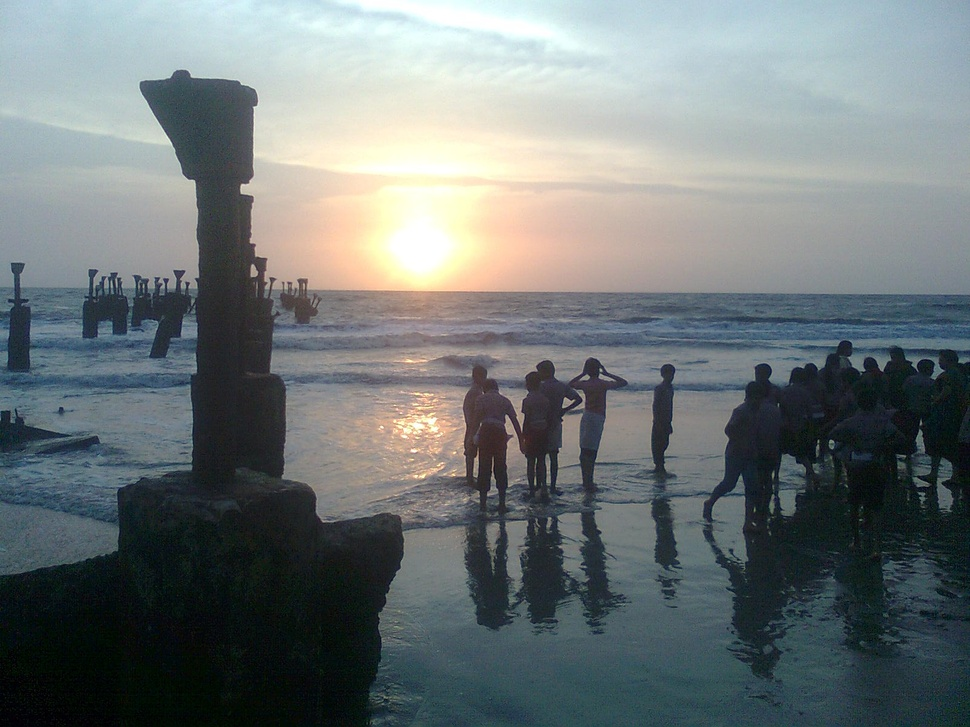
#> input picture DIP Assignment 1/1.jpg, 970 x 727 px, shrunk from 1600 x 1200 before the run
$ python q2.py
#> lines starting #> are read from the running program, lines starting #| are printed output that depends on the picture
import numpy as np
import cv2

def gamma_transform(img,gamma):

	N,M=img.shape

	for row in range(N):
		for col in range(M):
			img[row][col]=255.0*(img[row][col]/255.0)**gamma


if __name__=='__main__':

	img=cv2.imread('1.jpg')
#> img is the input picture: shape (727, 970, 3); mean B, G, R 120.3, 119.4, 111.8
	img_blue,img_green,img_red=cv2.split(img)
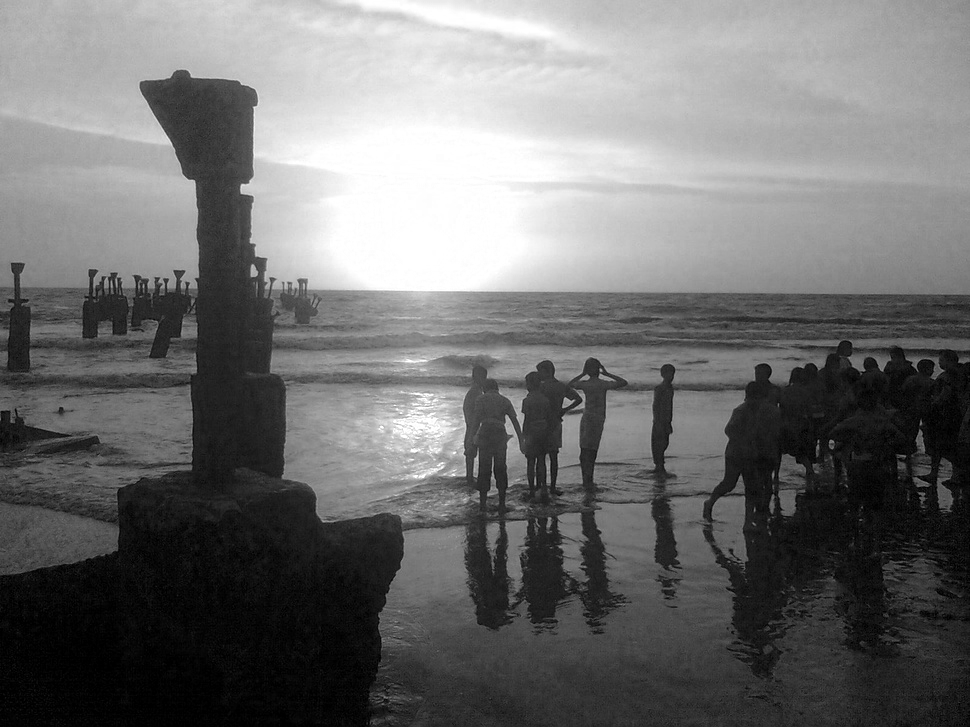
#> img_red: shape (727, 970); min 0, max 255, mean 111.8

	gamma_transform(img_blue,5)
	gamma_transform(img_green,5)
	gamma_transform(img_red,5)
#> call 3 of gamma_transform, with gamma = 5
#> after the loop in gamma_transform (call 3), `for row in range(N):`:
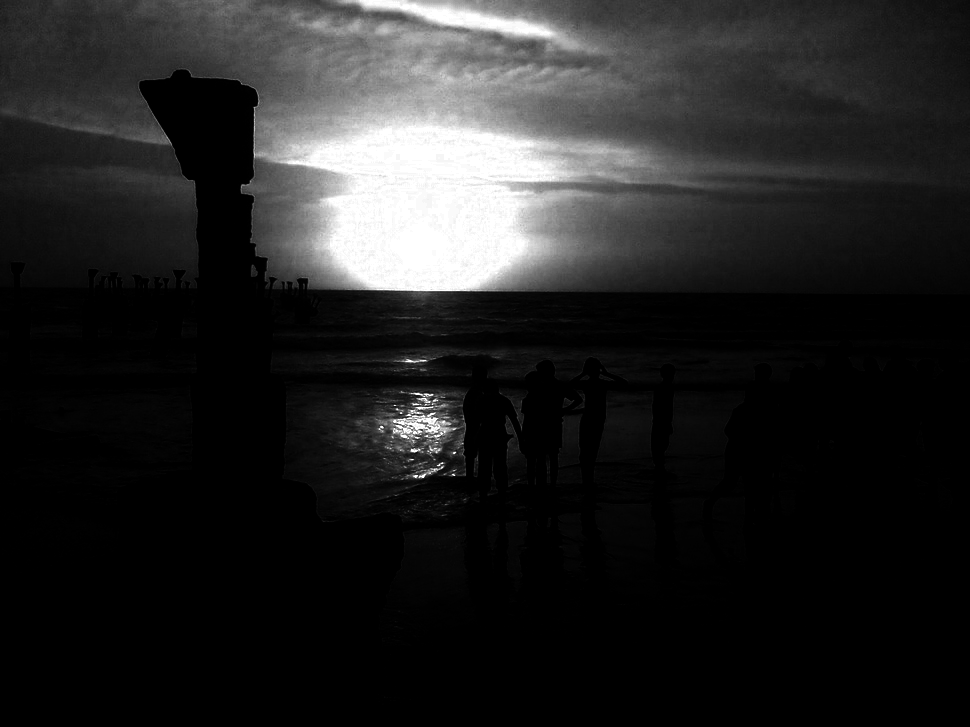
#> img: shape (727, 970); min 0, max 255, mean 35.9

	final1=cv2.merge((img_blue,img_green,img_red))
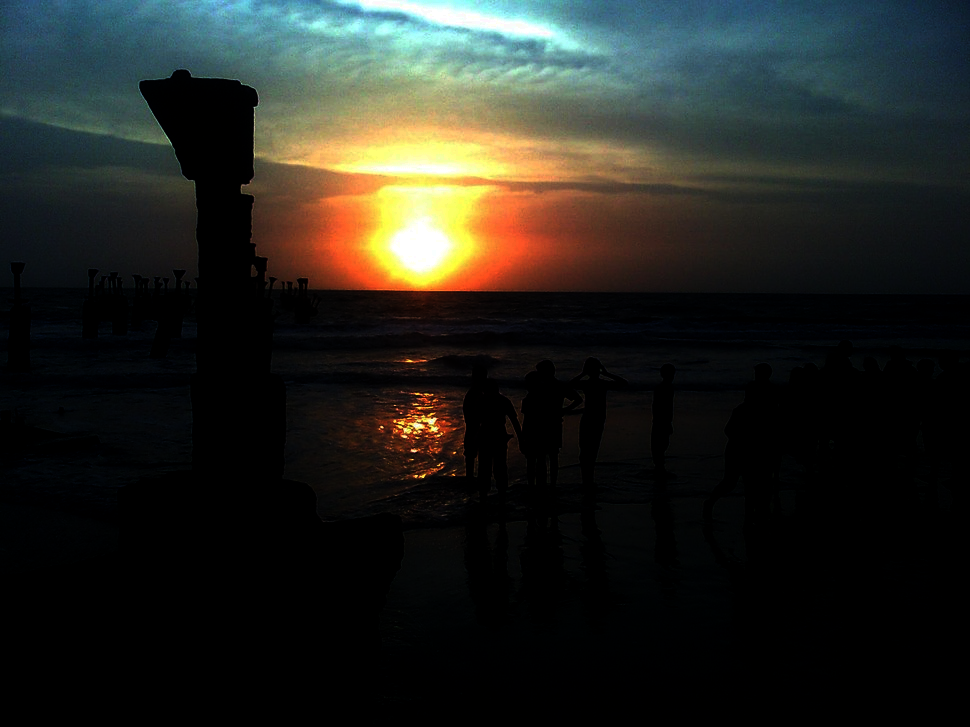
#> final1: shape (727, 970, 3); mean B, G, R 32.2, 37.2, 35.9
	cv2.imwrite('q2_output_1.jpg',final1)
	#cv2.imshow('image',final1)
	#cv2.waitKey(0)

	img_blue,img_green,img_red=cv2.split(img)
	gamma_transform(img_blue,0.2)
#> call 4 of gamma_transform, with gamma = 0.2
#> after the loop in gamma_transform (call 4), `for row in range(N):`:
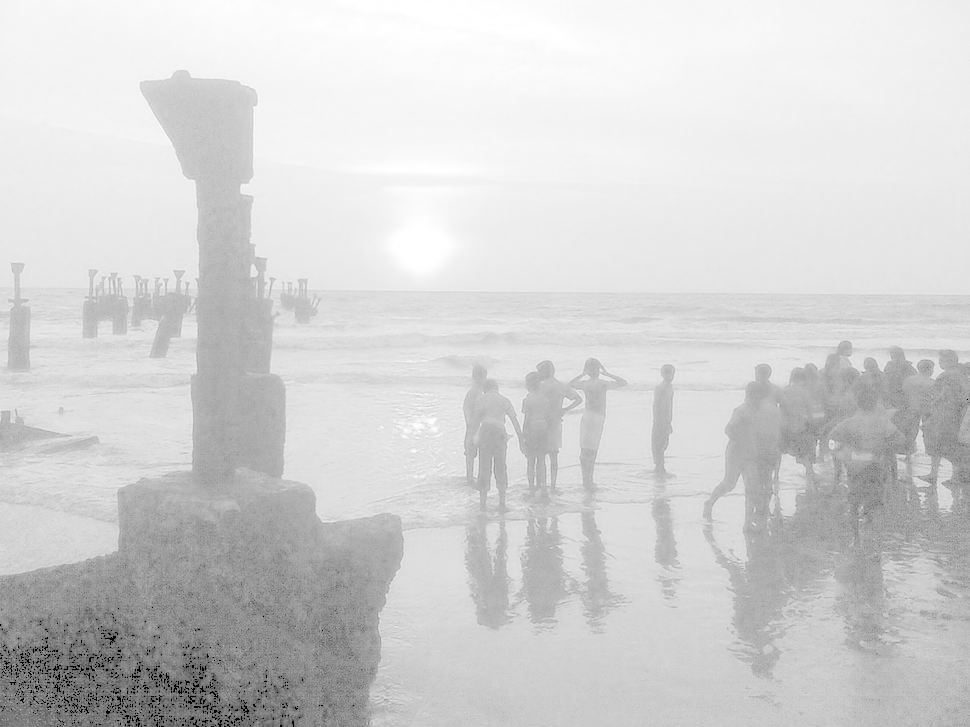
#> img: shape (727, 970); min 0, max 255, mean 209.5
	gamma_transform(img_green,0.2)
	gamma_transform(img_red,0.2)
#> after the loop in gamma_transform (call 6), `for row in range(N):`:
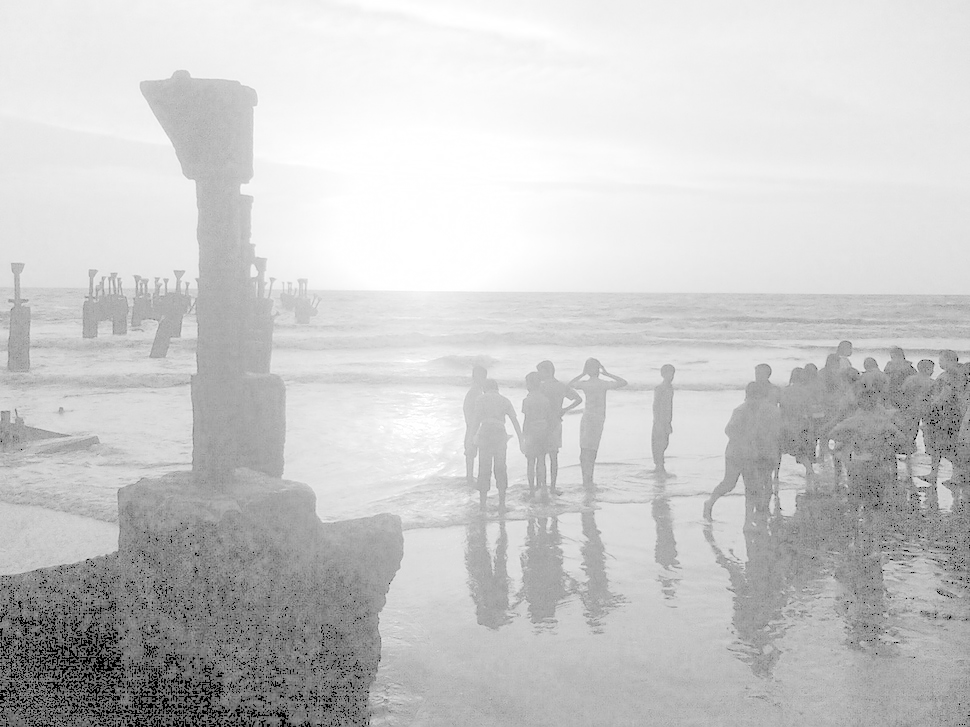
#> img: shape (727, 970); min 0, max 255, mean 201.5

	final2=cv2.merge((img_blue,img_green,img_red))
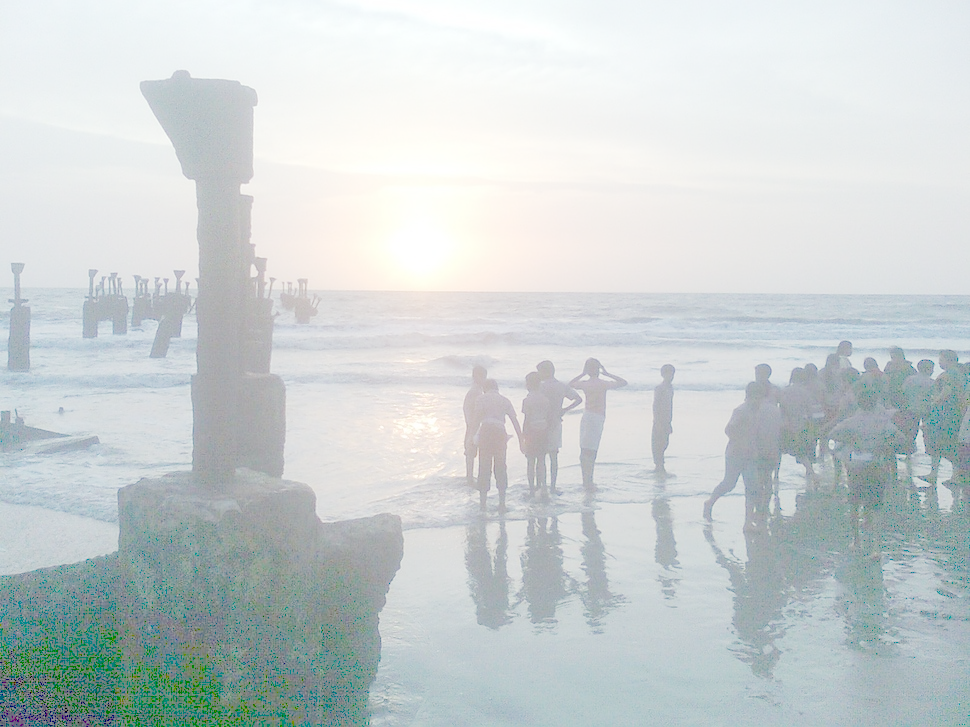
#> final2: shape (727, 970, 3); mean B, G, R 209.5, 209, 201.5
	cv2.imwrite('q2_output_2.jpg',final2)
	#cv2.imshow('image',final2)
	#cv2.waitKey(0)

	#cv2.destroyAllWindows()

$ run again, with DIP Assignment 1/2.JPG copied over DIP Assignment 1/1.jpg
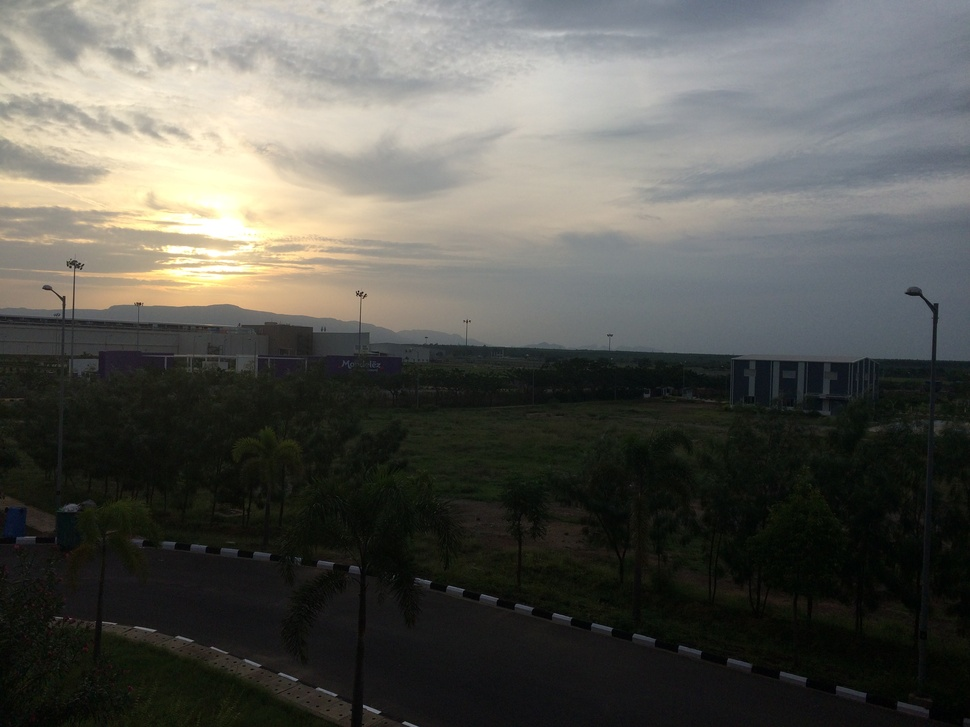
#> input picture DIP Assignment 1/2.JPG, 970 x 727 px, shrunk from 3264 x 2448 before the run
#> img is the input picture: shape (727, 970, 3); mean B, G, R 82.4, 87.9, 87.9
#> after the loop in gamma_transform (call 3), `for row in range(N):`:
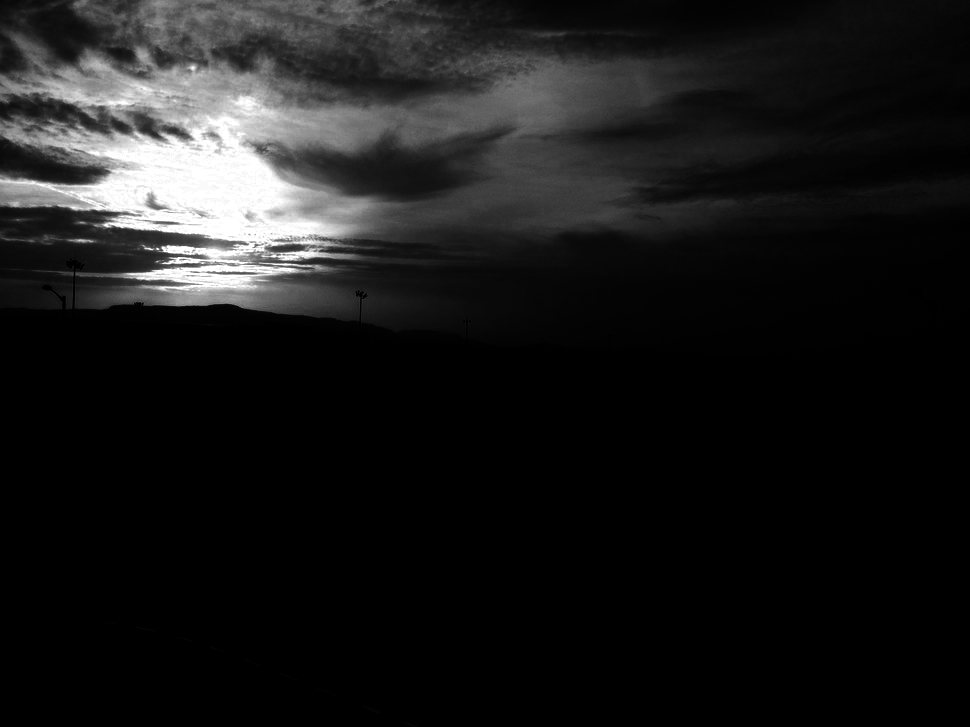
#> img: shape (727, 970); min 0, max 255, mean 25.9
#> `final2=cv2.merge((img_blue,img_green,img_red))`:
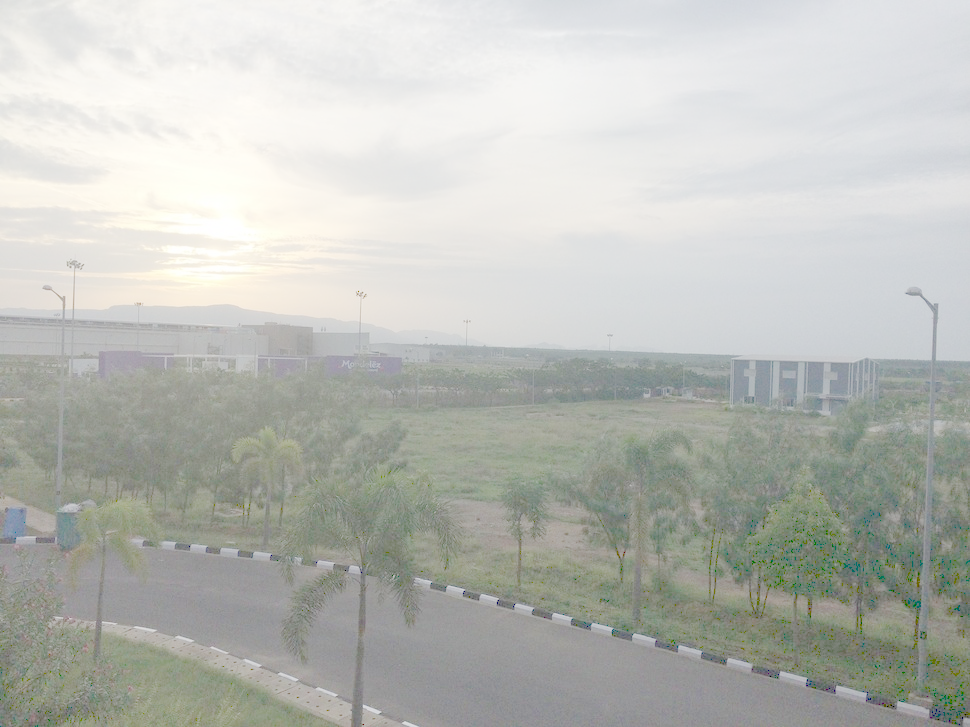
#> final2: shape (727, 970, 3); mean B, G, R 184, 189.4, 187.3

$ run again, with DIP Assignment 1/3.JPG copied over DIP Assignment 1/1.jpg
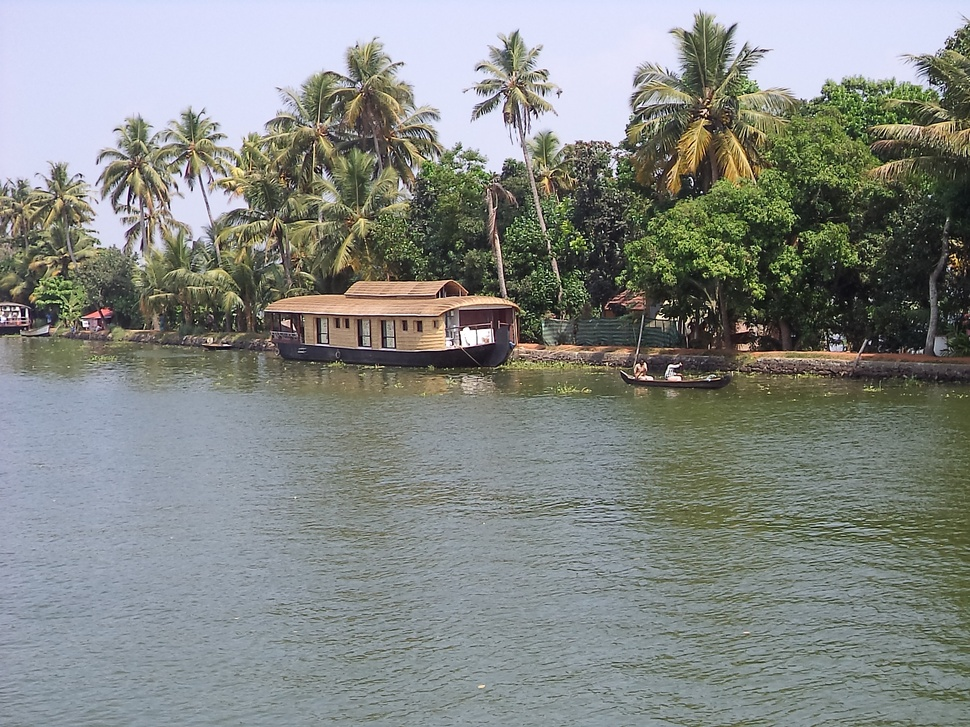
#> input picture DIP Assignment 1/3.JPG, 970 x 727 px, shrunk from 2304 x 1728 before the run
#> img is the input picture: shape (727, 970, 3); mean B, G, R 132.6, 136.5, 132.1
#> `final1=cv2.merge((img_blue,img_green,img_red))`:
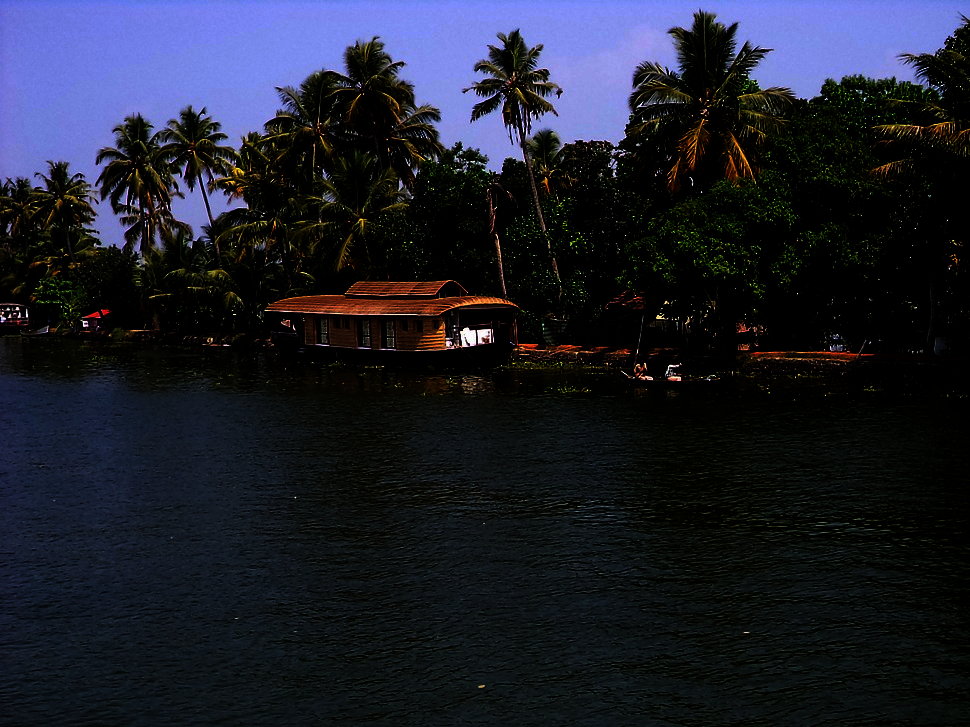
#> final1: shape (727, 970, 3); mean B, G, R 44.3, 31.4, 28.7
#> `final2=cv2.merge((img_blue,img_green,img_red))`:
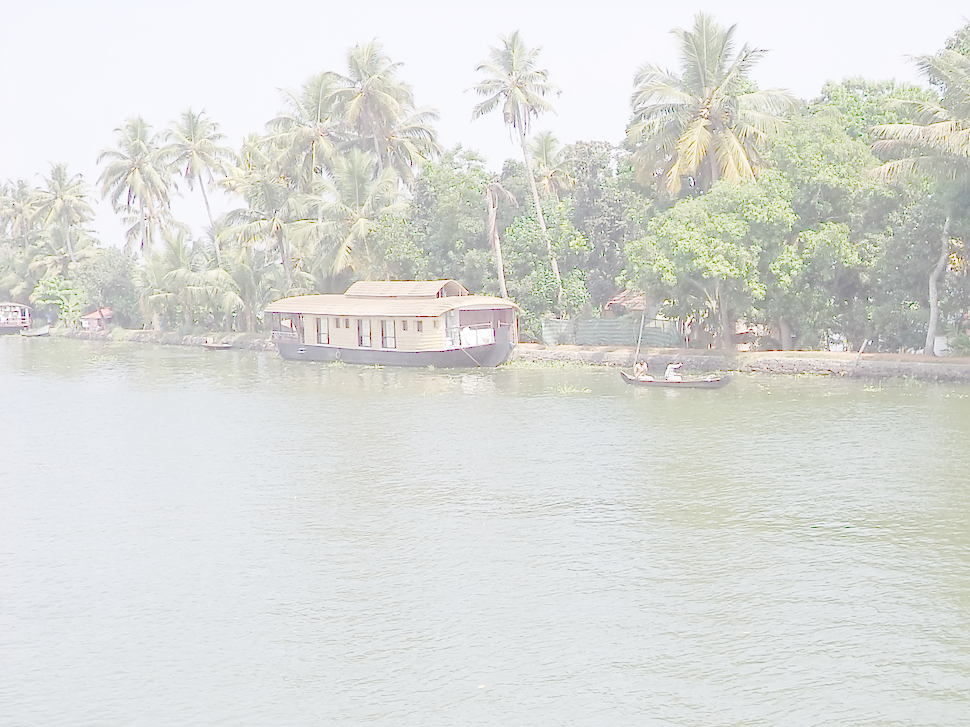
#> final2: shape (727, 970, 3); mean B, G, R 216.9, 220.7, 219.1
